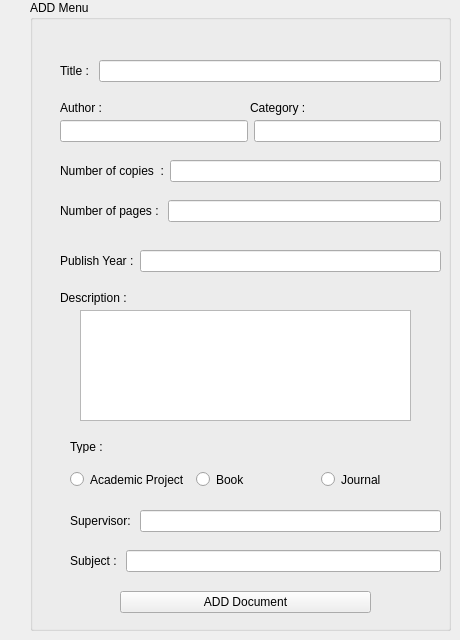
     <widget class="QWidget" name="page_4">
      <widget class="QGroupBox" name="groupBox_5">
       <property name="geometry">
        <rect>
         <x>30</x>
         <y>0</y>
         <width>421</width>
         <height>631</height>
        </rect>
       </property>
       <property name="title">
        <string>ADD Menu</string>
       </property>
       <property name="flat">
        <bool>false</bool>
       </property>
       <widget class="QLabel" name="label_30">
        <property name="geometry">
         <rect>
          <x>30</x>
          <y>100</y>
          <width>61</width>
          <height>16</height>
         </rect>
        </property>
        <property name="text">
         <string>Author :</string>
        </property>
       </widget>
       <widget class="QLabel" name="label_31">
        <property name="geometry">
         <rect>
          <x>220</x>
          <y>100</y>
          <width>61</width>
          <height>16</height>
         </rect>
        </property>
        <property name="text">
         <string>Category :</string>
        </property>
       </widget>
       <widget class="QLabel" name="label_37">
        <property name="geometry">
         <rect>
          <x>30</x>
          <y>290</y>
          <width>101</width>
          <height>16</height>
         </rect>
        </property>
        <property name="text">
         <string>Description : </string>
        </property>
       </widget>
       <widget class="QWidget" name="layoutWidget_36">
        <property name="geometry">
         <rect>
          <x>30</x>
          <y>120</y>
          <width>381</width>
          <height>22</height>
         </rect>
        </property>
        <layout class="QHBoxLayout" name="horizontalLayout_39">
         <item>
          <widget class="QLineEdit" name="lineEdit_author_2"/>
         </item>
         <item>
          <widget class="QLineEdit" name="lineEdit_cathegory_2"/>
         </item>
        </layout>
       </widget>
       <widget class="QWidget" name="layoutWidget_37">
        <property name="geometry">
         <rect>
          <x>90</x>
          <y>590</y>
          <width>251</width>
          <height>25</height>
         </rect>
        </property>
        <layout class="QHBoxLayout" name="horizontalLayout_40">
         <item>
          <widget class="QPushButton" name="EDIT_3">
           <property name="text">
            <string>ADD Document</string>
           </property>
          </widget>
         </item>
        </layout>
       </widget>
       <widget class="QWidget" name="layoutWidget_38">
        <property name="geometry">
         <rect>
          <x>40</x>
          <y>470</y>
          <width>371</width>
          <height>19</height>
         </rect>
        </property>
        <layout class="QHBoxLayout" name="horizontalLayout_41">
         <item>
          <widget class="QRadioButton" name="radioButton_acproj_2">
           <property name="text">
            <string>Academic Project</string>
           </property>
          </widget>
         </item>
         <item>
          <widget class="QRadioButton" name="radioButton_book_2">
           <property name="text">
            <string>Book</string>
           </property>
          </widget>
         </item>
         <item>
          <widget class="QRadioButton" name="radioButton_journal_2">
           <property name="text">
            <string>Journal</string>
           </property>
          </widget>
         </item>
        </layout>
       </widget>
       <widget class="QWidget" name="layoutWidget_39">
        <property name="geometry">
         <rect>
          <x>40</x>
          <y>510</y>
          <width>371</width>
          <height>22</height>
         </rect>
        </property>
        <layout class="QHBoxLayout" name="horizontalLayout_42">
         <item>
          <widget class="QLabel" name="label_hp_sup_2">
           <property name="text">
            <string>Supervisor: </string>
           </property>
          </widget>
         </item>
         <item>
          <widget class="QLineEdit" name="lineEdit_hp_sup_2"/>
         </item>
        </layout>
       </widget>
       <widget class="QWidget" name="layoutWidget_40">
        <property name="geometry">
         <rect>
          <x>40</x>
          <y>550</y>
          <width>371</width>
          <height>22</height>
         </rect>
        </property>
        <layout class="QHBoxLayout" name="horizontalLayout_43">
         <item>
          <widget class="QLabel" name="label_sub_2">
           <property name="text">
            <string>Subject : </string>
           </property>
          </widget>
         </item>
         <item>
          <widget class="QLineEdit" name="lineEdit_sub_2"/>
         </item>
        </layout>
       </widget>
       <widget class="QWidget" name="layoutWidget_41">
        <property name="geometry">
         <rect>
          <x>30</x>
          <y>250</y>
          <width>381</width>
          <height>22</height>
         </rect>
        </property>
        <layout class="QHBoxLayout" name="horizontalLayout_44">
         <item>
          <widget class="QLabel" name="label_38">
           <property name="text">
            <string>Publish Year :</string>
           </property>
          </widget>
         </item>
         <item>
          <widget class="QLineEdit" name="lineEdit_year_2"/>
         </item>
        </layout>
       </widget>
       <widget class="QWidget" name="layoutWidget_42">
        <property name="geometry">
         <rect>
          <x>30</x>
          <y>160</y>
          <width>381</width>
          <height>22</height>
         </rect>
        </property>
        <layout class="QHBoxLayout" name="horizontalLayout_45">
         <item>
          <widget class="QLabel" name="label_39">
           <property name="text">
            <string>Number of copies  :</string>
           </property>
          </widget>
         </item>
         <item>
          <widget class="QLineEdit" name="lineEdit_nbr_copie_2"/>
         </item>
        </layout>
       </widget>
       <widget class="QWidget" name="layoutWidget_43">
        <property name="geometry">
         <rect>
          <x>30</x>
          <y>200</y>
          <width>381</width>
          <height>22</height>
         </rect>
        </property>
        <layout class="QHBoxLayout" name="horizontalLayout_48">
         <item>
          <widget class="QLabel" name="label_40">
           <property name="text">
            <string>Number of pages : </string>
           </property>
          </widget>
         </item>
         <item>
          <widget class="QLineEdit" name="lineEdit_nbr_page_2">
           <property name="echoMode">
            <enum>QLineEdit::Normal</enum>
           </property>
          </widget>
         </item>
        </layout>
       </widget>
       <widget class="QLabel" name="label_53">
        <property name="geometry">
         <rect>
          <x>40</x>
          <y>440</y>
          <width>46</width>
          <height>13</height>
         </rect>
        </property>
        <property name="text">
         <string>Type :</string>
        </property>
       </widget>
       <widget class="QWidget" name="layoutWidget_47">
        <property name="geometry">
         <rect>
          <x>30</x>
          <y>60</y>
          <width>381</width>
          <height>22</height>
         </rect>
        </property>
        <layout class="QHBoxLayout" name="horizontalLayout_50">
         <item>
          <widget class="QLabel" name="label_42">
           <property name="text">
            <string>Title : </string>
           </property>
          </widget>
         </item>
         <item>
          <widget class="QLineEdit" name="lineEdit_title_2"/>
         </item>
        </layout>
       </widget>
       <widget class="QPlainTextEdit" name="plainTextEdit_des_2">
        <property name="geometry">
         <rect>
          <x>50</x>
          <y>310</y>
          <width>331</width>
          <height>111</height>
         </rect>
        </property>
       </widget>
      </widget>
     </widget>
